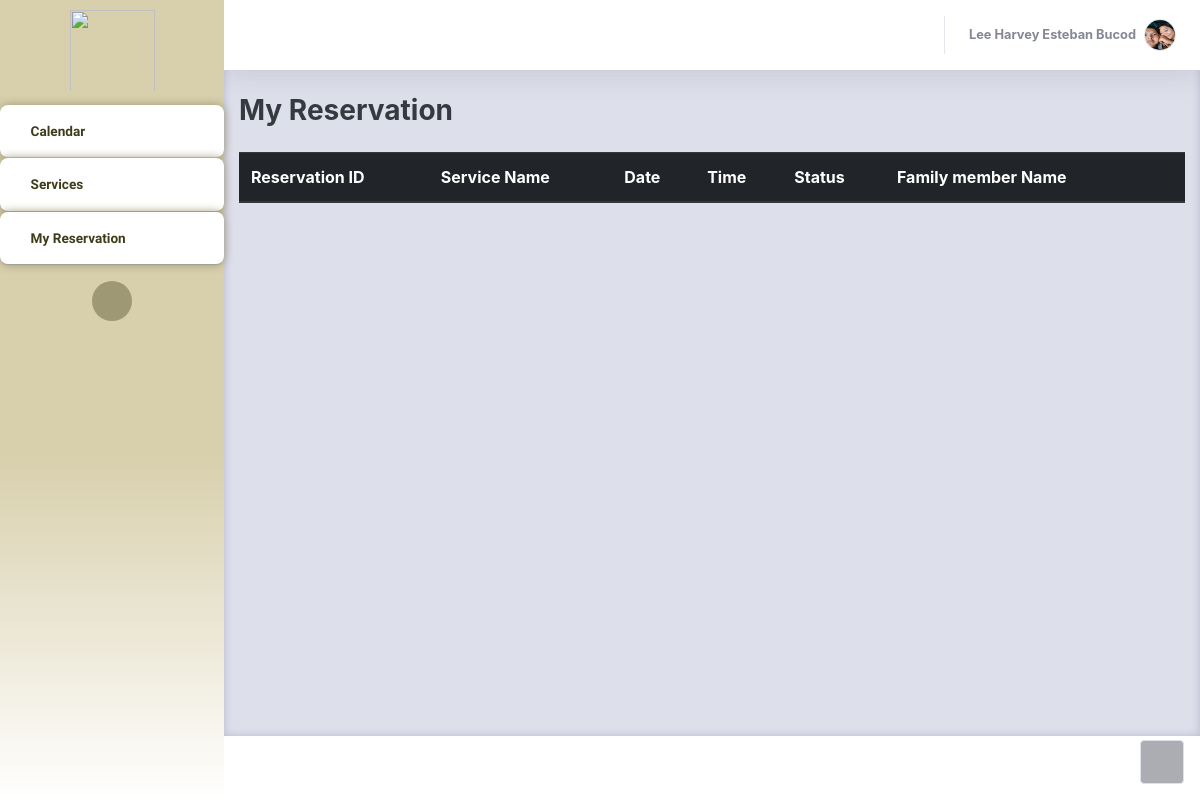
/Thesis1/Admin/PatientsOwnReservation.php (signed in), run on an earlier commit of the app's database.
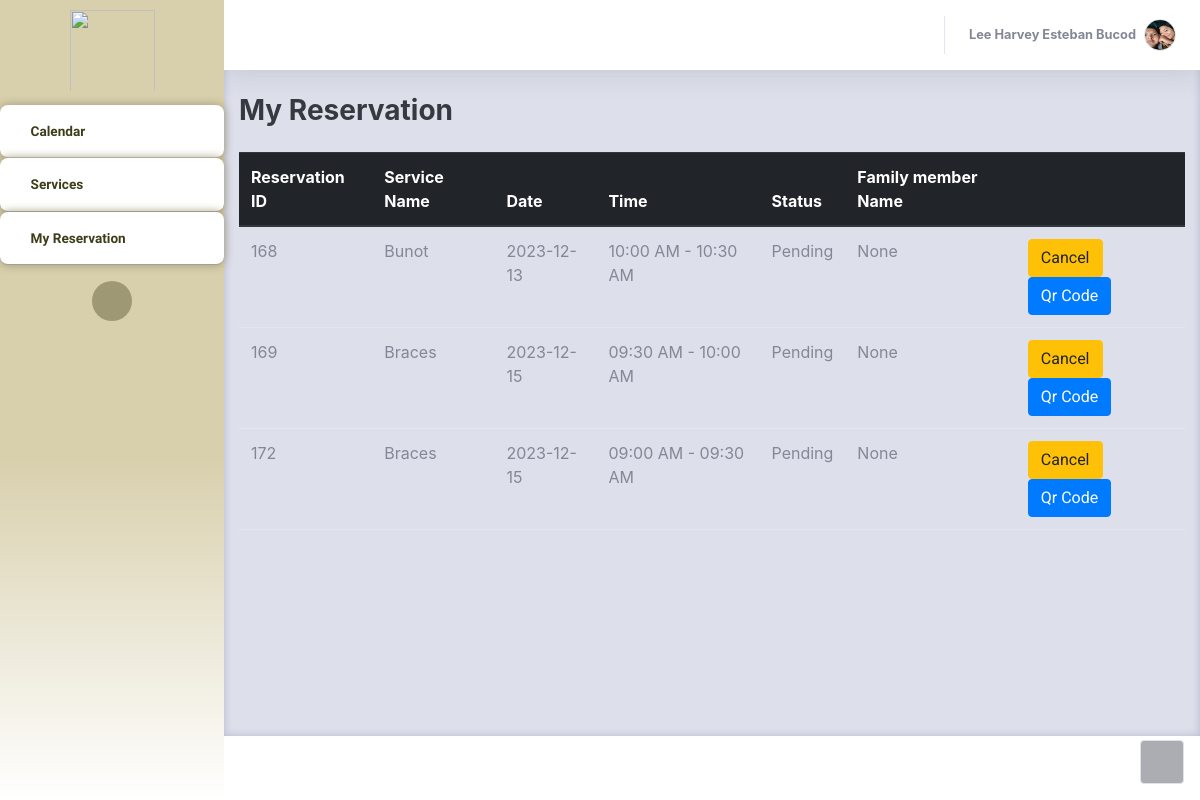
And on a later commit of the database.
### tables this page shows
CREATE TABLE `patients_user` (
  `userID` int(11) NOT NULL,
  `Email` varchar(255) NOT NULL,
  `Name` varchar(255) NOT NULL,
  `Address` varchar(255) NOT NULL,
  `PhoneNumber` varchar(255) NOT NULL,
  `Password` varchar(55) NOT NULL,
  `Hash` varchar(255) NOT NULL,
  `Access` varchar(25) NOT NULL,
  `Active` int(11) NOT NULL DEFAULT 0,
  `profilePic` varchar(255) NOT NULL,
  `last_activity` timestamp NOT NULL DEFAULT current_timestamp() ON UPDATE current_timestamp(),
  `activation_timestamp` timestamp NOT NULL DEFAULT current_timestamp(),
  `ForgotPass` varchar(255) NOT NULL,
  `forgot_expiration` timestamp NULL DEFAULT NULL
);

CREATE TABLE `bookinglog` (
  `resID` int(11) NOT NULL,
  `userID` int(11) NOT NULL,
  `serviceName` varchar(255) NOT NULL,
  `date` date NOT NULL,
  `timeslot` varchar(255) NOT NULL,
  `remarks` varchar(255) NOT NULL,
  `admin_remarks` varchar(255) NOT NULL DEFAULT 'None',
  `walk_in_name` varchar(255) NOT NULL DEFAULT 'None',
  `status` varchar(255) NOT NULL,
  `FamMemberName` varchar(255) NOT NULL DEFAULT 'N/A',
  `confirmationHash` varchar(255) NOT NULL,
  `timestamp` timestamp NOT NULL DEFAULT current_timestamp() ON UPDATE current_timestamp()
);

### Thesis1/Admin/PatientsOwnReservation.php (the view, shortened to what this page needs)
<?php
     $con = connection();
     $user = $_SESSION['UserLogin'];
     $userID = $_SESSION['UserID'];
?>
<!DOCTYPE html>
<html lang="en">
<head>
    <link rel="stylesheet" href="assets/bootstrap/css/bootstrap.min.css">
    <link rel="stylesheet" href="assets/fonts/fontawesome-all.min.css">
    <link rel="stylesheet" href="assets/fonts/ionicons.min.css">
    <link rel="stylesheet" href="assets/css/aguilaraldo1_section_contact.css">
    <link rel="stylesheet" href="assets/css/Availability---Manage-availability-bookings-appointments_v1.css">
    <link rel="stylesheet" href="assets/css/Basic-Footer.css">
    <link rel="stylesheet" href="assets/css/Black-Navbar.css">
    <link rel="stylesheet" href="assets/css/Block-Responsive-Item-List.css">
    <link rel="stylesheet" href="assets/css/Bootstrap-Calendar.css">
    <link rel="stylesheet" href="assets/css/carousel-circulo.css">
    <link rel="stylesheet" href="assets/css/Carousel-Hero-1.css">
    <link rel="stylesheet" href="assets/css/Carousel-Hero.css">
    <link rel="stylesheet" href="assets/css/Diagonal-div-section.css">
    <link rel="stylesheet" href="assets/css/Feature-Section-MD.css">
    <link rel="stylesheet" href="https://djpsoftwarecdn.azureedge.net/availabilitycss-v1/availability.min.css">
    <link rel="stylesheet" href="assets/css/Login-Form-Basic-icons.css">
    <link rel="stylesheet" href="assets/css/Ultimate-Event-Calendar.css">
</head>
<body id="page-top">
    <div id="wrapper">
        <nav class="navbar navbar-dark align-items-start sidebar sidebar-dark accordion bg-gradient-primary p-0" style="border-color: rgb(255,255,255);background: linear-gradient(#d8cfac 57%, white 100%), #a6a263;border-radius: -1px;">
            <div class="container-fluid d-flex flex-column p-0"><img src="assets/img/Picsart_23-04-17_12-49-06-946.png" width="85" height="91" style="margin-left: 0px;padding-bottom: 0px;padding-top: 10px;">
                <ul class="navbar-nav text-light" id="accordionSidebar">
                    <li class="nav-item"><a class="nav-link" href="patientInterface.php" style="background: #ffffff;border-radius: 8px;margin-top: 13px;border-color: var(--bs-blue);border-top-width: 1px;border-top-color: #95947c;border-bottom: 1px outset rgba(149,148,124,0.33);box-shadow: 0px 0px 10px rgb(159,152,117);--bs-body-bg: #fff;"><i class="far fa-calendar" style="color: #3e3d1a;"></i><span style="background: transparent;color: #3e3d1a;font-family: 'Albert Sans', sans-serif;font-weight: bold;">Calendar</span></a></li>
                    <li class="nav-item"><a class="nav-link" style="background: #ffffff;font-weight: bold;color: var(--bs-black);border-radius: 8px;border-bottom: 1px outset rgba(149,148,124,0.49);box-shadow: 0px 0px 10px rgb(159,152,117);" href="patientServices.php"><i class="fas fa-hands" style="color: #3e3d1a;"></i><span style="color: #3e3d1a;font-family: 'Albert Sans', sans-serif;">Services</span></a><a class="nav-link active" style="background: #ffffff;font-weight: bold;color: var(--bs-black);border-radius: 8px;border-bottom: 1px outset rgba(149,148,124,0.49);box-shadow: 0px 0px 10px rgb(159,152,117);" href="PatientsOwnReservation.php"><i class="icon ion-ios-paper-outline" style="color: #3e3d1a;"></i><span style="color: #3e3d1a;font-family: 'Albert Sans', sans-serif;">My Reservation</span></a></li>
                </ul>
                <div class="text-center d-none d-md-inline"><button class="btn rounded-circle border-0" id="sidebarToggle" type="button" style="background: rgb(159,152,117);"></button></div>
            </div>
        </nav>
        <div class="d-flex flex-column" id="content-wrapper">
            <div id="content" style="background: var(--bs-gray-300);color: var(--bs-black);border-color: var(--bs-yellow);box-shadow: inset 0px 0px 9px var(--bs-gray-500);">
                <nav class="navbar navbar-light navbar-expand bg-white shadow mb-4 topbar static-top" style="background: rgb(255,255,255);border-color: rgb(255,0,0);">
                    <div class="container-fluid">
                        <ul class="navbar-nav flex-nowrap ms-auto">
                         <li class="nav-item dropdown no-arrow mx-1"><a class="nav-link" href="ChatsystemPatient.php"><i class="icon ion-email" style="font-size: 30px;color: #a6a263;margin-top: 8px;"></i></a></li>
                            <li class="nav-item dropdown no-arrow">
                                <div class="nav-item dropdown no-arrow"><a class="dropdown-toggle nav-link" aria-expanded="false" data-bs-toggle="dropdown" href="#"><span class="d-none d-lg-inline me-2 text-gray-600 small" style="font-weight: bold;color: var(--bs-black);"><?php
                                    echo $user;
                                    $profilestmt = "SELECT profilePic FROM patients_user WHERE userID = $userID";
                                    $exeProfile = $con->query($profilestmt);
                                    $row = $exeProfile->fetch_assoc();
                                    if($row)
                                    {
                                        $profilePic = $row['profilePic'];
                                        echo '</span><img class="border rounded-circle img-profile" src="'.$profilePic.'"></a>';
                                    }
                                ?>
                                </div>
                            </li>
                        </ul>
                    </div>
                </nav>
                <div class="container-fluid">
                    <div class="d-sm-flex justify-content-between align-items-center mb-4">
                        <h3 class="text-dark mb-0" style="font-weight: bold;">My Reservation</h3>
                    </div>
                    <div class="row">
                        <div class="col-md-12 col-xl-12">
                            <div class="table-responsive">
                                <table class="table">
                                    <thead class="thead-dark">
                                        <tr>
                                            <th>Reservation ID</th>
                                            <th>Service Name</th>
                                            <th>Date</th>
                                            <th>Time</th>
                                            <th>Status</th>
                                            <th>Family member Name</th>
                                            <th></th>
                                        </tr>
                                    </thead>
                                    <tbody>
                                      <?php
                                          $sqlstmt = "SELECT `resID`,`serviceName`, `date`, `timeslot`, `status`, `FamMemberName` FROM `bookinglog` WHERE userID = '$userID' AND status = 'Pending'";
                                          $exe = $con-> query($sqlstmt);
                                          while ($row = mysqli_fetch_assoc($exe)) {
                                            $resID = $row['resID'];
                                            $serviceNAme = $row['serviceName'];
                                            $sdate = $row['date'];
                                            $tslot = $row['timeslot'];
                                            $stat = $row['status'];
                                            $famMember = $row['FamMemberName'];
                                            echo '<tr>
                                        <td>'.$resID.'</td>
                                        <td>'.$serviceNAme.'</td>
                                        <td>'.$sdate.'</td>
                                        <td>'.$tslot.'</td>
                                        <td>'.$stat.'</td>
                                        <td>'.$famMember.'</td>
                                        <td>
                                        <button"><a href = "PatientsOwnReservation.php?cancelID='.$resID.'" class ="btn btn-warning">Cancel</a></button>
                                        <button"><a href = "patientsQrcode.php?qrID='.$resID.'" class ="btn btn-primary">Qr Code</a></button>
                                        </td>
                                        </tr>';
                                          }
                                      ?>
                                    </tbody>
                                </table>
                            </div>
                        </div>
                    </div>
                </div>
            </div>
            <footer class="bg-white sticky-footer">
            </footer>
        </div><a class="border rounded d-inline scroll-to-top" href="#page-top"><i class="fas fa-angle-up"></i></a>
    </div>
    <link rel="stylesheet" href="https://cdn.jsdelivr.net/npm/bootstrap@4.0.0/dist/css/bootstrap.min.css">
</body>
</html>

### Thesis1/Admin/assets/css/aguilaraldo1_section_contact.css (style rules this page uses)
.navbar { z-index: 1; }

### Thesis1/Admin/assets/css/Black-Navbar.css (style rules this page uses)
.navbar { margin-bottom: 0; }
.btn { border-radius: 0; }
.btn { font-family: 'Roboto'; font-weight: 400; }

### Thesis1/Admin/assets/css/Feature-Section-MD.css (style rules this page uses)
.waves-effect, a { -webkit-tap-highlight-color: transparent; }
.alert, .breadcrumb, .card, .card .card-header, .dropdown-menu, .file-custom, .input-group-addon, .jumbotron, .list-group .list-group-item, .modal-content, .nav .nav-link, .nav-tabs, .navbar, .navbar-toggler, .page-item:first-child .page-link, .page-item:last-child .page-link, .pagination-lg .page-item:first-child .page-link, .pagination-lg .page-item:last-child .page-link, .pagination-sm .page-item:first-child .page-link, .pagination-sm .page-item:last-child .page-link, .popover, .tag, .tooltip-inner, img { -moz-border-radius: 0px; -ms-border-radius: 0px; -o-border-radius: 0px; border-radius: 0px; }
.divider-new, .text-fluid, h1, h2, h3, h4, h5, h6 { font-weight: 300; }

What changed in the data, as far as the page shows it:
added bookinglog: resID "168", serviceName "Bunot", date "2023-12-13", timeslot "10:00 AM - 10:30 AM", status "Pending", FamMemberName "None"
added bookinglog: resID "169", serviceName "Braces", date "2023-12-15", timeslot "09:30 AM - 10:00 AM", status "Pending", FamMemberName "None"
added bookinglog: resID "172", serviceName "Braces", date "2023-12-15", timeslot "09:00 AM - 09:30 AM", status "Pending", FamMemberName "None"
